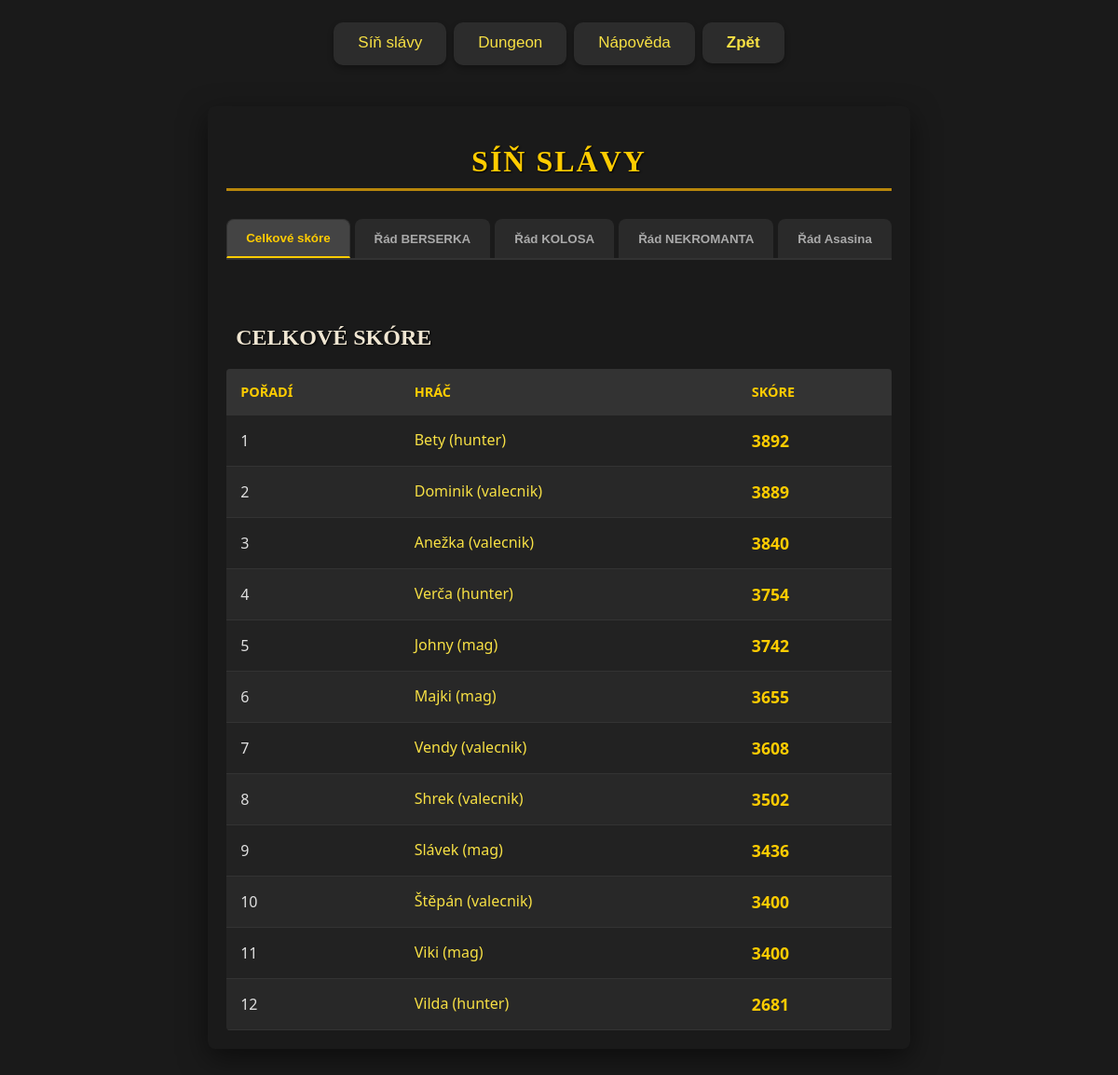
/leaderboard, run on an earlier commit of the app's database.
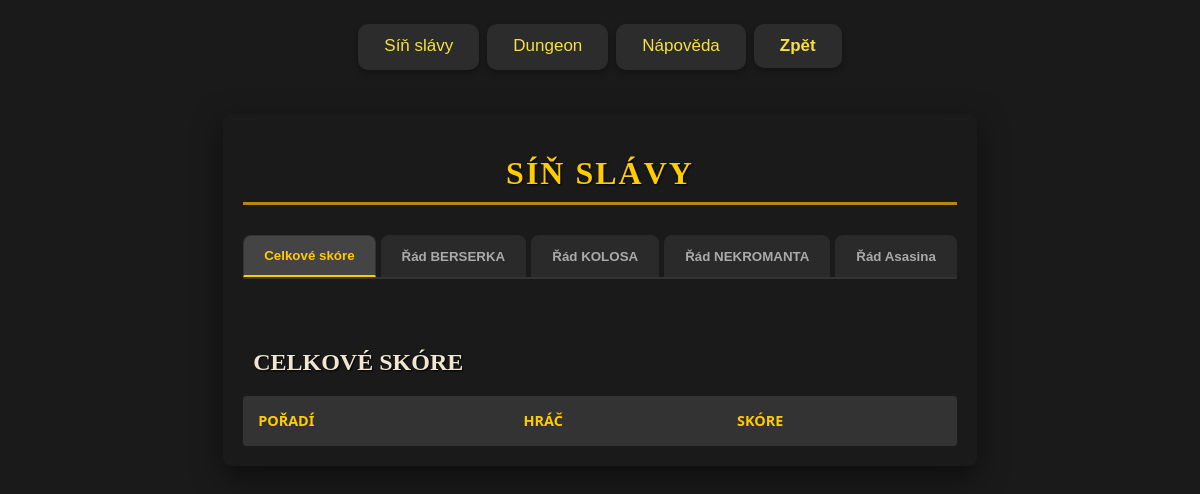
And on a later commit of the database.
### game/models.py (models this page shows, shortened)
class player(models.Model):
    profile_img = models.ImageField(upload_to='profile_images/', blank=True, null=True)
    role_img_id = models.IntegerField(blank=True, null=True) # 1 = mág, 2 = hunter, 3 = warrior
    gender = models.CharField(max_length=10, blank=True, null=True)
    active = models.BooleanField(default=False)
    name = models.CharField(max_length=100, blank=True)
    lvl = models.IntegerField(default=1, blank=True)
    xp = models.IntegerField(default=0, blank=True)
    xp_need = models.IntegerField(default=50, blank=True)
    score_dmg_delt = models.IntegerField(default=0, blank=True)
    score_dmg_taken = models.IntegerField(default=0, blank=True)
    score_death_counter = models.IntegerField(default=0, blank=True)
    score_best_dmg = models.IntegerField(default=0, blank=True)
    score = models.IntegerField(default=0, blank=True)
    quest_refresh = models.IntegerField(default=1)
    energie = models.IntegerField(default=200, blank=True, validators=[MinValueValidator(0), MaxValueValidator(200)])
    last_energy_update = models.DateTimeField(default=timezone.now)
    skill_points = models.IntegerField(default=0, blank=True)
    panak = models.IntegerField(default=0, blank=True)
    maly_kelimek = models.IntegerField(default=0, blank=True)
    velky_kelimek = models.IntegerField(default=0, blank=True)
    povolani = models.CharField(max_length=50, blank=True, default='nic')
    dmg = models.IntegerField(blank=True, default= 1)
    dmg_koef = models.FloatField(blank=True, default= 1)
    dmg_now = models.FloatField(blank=True, default= 1)
    armor = models.IntegerField(blank=True, default= 1)
    armor_koef = models.FloatField(blank=True, default= 1)
    armor_now = models.FloatField(blank=True, default= 1)
    hp = models.IntegerField(blank=True, default=1)
    hp_koef = models.FloatField(blank=True, default=1)
    hp_now = models.FloatField(blank=True, default=1)
    hp_actual_fight = models.IntegerField(blank=True, default=1)
    critic_chance = models.FloatField(default=1, blank=True, null=True, validators=[MinValueValidator(0), MaxValueValidator(50)])  # šance na kritický zásah
    dodge_chance = models.FloatField(default=1, blank=True, null=True, validators=[MinValueValidator(0), MaxValueValidator(50)])

### game/views.py (the view)
# urls.py: path('leaderboard', views.leaderboard, name='leaderboard'),
def leaderboard(request):
    all_players = player.objects.all().filter(active=True)
    all_achivements = achievements.objects.all().filter(player__active=True)
    total_dmg_delt = all_achivements.order_by('total_dmg_delt').reverse()
    total_dmg_taken = all_achivements.order_by('total_dmg_taken').reverse()
    death_counter = all_achivements.order_by('death_counter')
    best_dmg = all_achivements.order_by('best_dmg_delt').reverse()
    total_score = all_players.order_by('score').reverse()
    score_dmg_delt = all_players.order_by('score_dmg_delt').reverse()
    score_dmg_taken = all_players.order_by('score_dmg_taken').reverse()
    score_death_counter = all_players.order_by('score_death_counter').reverse()
    score_best_dmg = all_players.order_by('score_best_dmg').reverse()
    return render(request, 'game/leaderboard.html', {
        'all_players': all_players,
        'total_score': total_score,
        'score_dmg_delt': score_dmg_delt,
        'score_dmg_taken': score_dmg_taken,
        'score_death_counter': score_death_counter,
        'score_best_dmg': score_best_dmg,
        'total_dmg_delt': total_dmg_delt,
        'total_dmg_taken': total_dmg_taken,
        'death_counter': death_counter,
        'best_dmg': best_dmg,
        })

### game/templates/game/leaderboard.html (shortened to what this page needs)
{% extends "base.html" %}
{% load static %}
{% block styly %}
    <link rel="stylesheet" href="{% static 'game/leaderboard.css' %}">
{% endblock styly %}
{% block content %}
<div class="leaderboard-wrapper">
    <h1 class="leaderboard-title">Síň slávy</h1>
    <div class="leaderboard-tabs" style="margin-bottom: 20px;">
        <button class="tab-btn active" onclick="showLeaderboard('total_score')">Celkové skóre</button>
        <button class="tab-btn" onclick="showLeaderboard('dmg_delt')">Řád BERSERKA</button>
        <button class="tab-btn" onclick="showLeaderboard('dmg_taken')">Řád KOLOSA</button>
        <button class="tab-btn" onclick="showLeaderboard('death_counter')">Řád NEKROMANTA</button>
        <button class="tab-btn" onclick="showLeaderboard('best_dmg')">Řád Asasina</button>
    </div>
    <div class="leaderboard-content">
        <div id="total_score" class="leaderboard-pane active">
            <h2>Celkové skóre</h2>
            <table class="pnp-table">
                <thead>
                    <tr><th>Pořadí</th><th>Hráč</th><th>Skóre</th></tr>
                </thead>
                <tbody>
                    {% for p in total_score %}
                    <tr>
                        <td>{{ forloop.counter }}</td>
                        <td class="player-name"> <a href="{% url 'player_info' p.id %}">{{ p.name }} ({{ p.povolani }})</a></td>
                        <td class="value-highlight">{{ p.score }}</td>
                    </tr>
                    {% endfor %}
                </tbody>
            </table>
        </div>
    </div>
</div>
{% endblock content %}

### templates/base.html (shortened to what this page needs)
<!DOCTYPE html>
{% load static %}
<html lang="en">
<head>
    <link rel="stylesheet" href="{% static "app.css" %}">
    {% block styly %}
    {% endblock styly %}
</head>
<body>
    <header>
        <button class="header-link"><a href="{% url 'leaderboard' %}">Síň slávy</a></button>
        <button class="header-link"><a href="{% url 'dungeon' %}">Dungeon</a></button>
        <button class="header-link"><a href="{% url "napoveda" %}">Nápověda</a></button>
        <button onclick="window.history.back()" class="header-link">Zpět</button>
    </header>
    {% block content %}
    {% endblock content %}
</body>
</html>

### static/app.css (style rules this page uses)
body { background-color: #1a1a1a; color: #f0e6d2; font-family: 'Georgia', serif; margin: 0; padding: 20px; display: flex; flex-direction: column; align-items: center; position: relative; z-index: 1; }
body::before { content: ""; position: fixed; top: 0; left: 0; width: 100%; height: 100%; background-image: url('/media/pnp_logo.png'); background-repeat: no-repeat; background-size: cover; background-position: center; opacity: 0.05; z-index: -1; }
h1, h2, h3, h4 { color: #ffd700; text-shadow: 1px 1px 2px #000000; font-family: 'Trajan Pro', serif; text-transform: uppercase; }
h1 { border-bottom: 3px solid #b8860b; padding-bottom: 10px; margin-bottom: 25px; text-align: center; }
h2 { margin-top: 30px; color: #f0e6d2; font-size: 1.5rem; padding-left: 10px; }
.header-link { background-color: #2c2c2c; color: #f7e044; border: 2px solid #2c2c2c; padding: 10px 24px; font-size: 17px; font-weight: bold; text-align: center; text-decoration: none; display: inline-block; margin: 4px 2px; cursor: pointer; border-radius: 10px; transition: all 0.3s ease; box-shadow: 0 3px 6px 0 rgba(0, 0, 0, 0.3); }
a { color: #f7e044; text-decoration: none; font-weight: 500; position: relative; display: inline-block; padding-bottom: 2px; transition: color 0.3s ease; }
a::after { content: ''; position: absolute; width: 100%; height: 2px; bottom: 0; left: 0; background-color: #f7e044; transform: scaleX(0); transform-origin: bottom right; transition: transform 0.3s ease-out; }

### game/static/game/leaderboard.css (style rules this page uses)
.leaderboard-wrapper { max-width: 1000px; margin: 40px auto; background-color: #1a1a1a; color: #e0e0e0; padding: 20px; border-radius: 8px; box-shadow: 0 10px 30px rgba(0,0,0,0.5); font-family: 'Segoe UI', Tahoma, Geneva, Verdana, sans-serif; }
.leaderboard-title { text-align: center; color: #ffcc00; text-transform: uppercase; letter-spacing: 2px; margin-bottom: 30px; }
.leaderboard-tabs { display: flex; justify-content: center; gap: 5px; margin-bottom: 0; border-bottom: 2px solid #333; }
.tab-btn { padding: 12px 20px; background: #2a2a2a; border: none; color: #aaa; cursor: pointer; font-weight: bold; border-radius: 8px 8px 0 0; transition: all 0.3s ease; border: 1px solid transparent; }
.tab-btn.active { background: #444; color: #ffcc00; border: 1px solid #333; border-bottom: 2px solid #ffcc00; }
.leaderboard-pane { display: none; padding-top: 20px; }
.leaderboard-pane.active { display: block; animation: fadeIn 0.4s ease; }
.pnp-table { width: 100%; border-collapse: collapse; background-color: #222; overflow: hidden; border-radius: 4px; }
.pnp-table thead { background-color: #333; color: #ffcc00; }
.pnp-table th, .pnp-table td { padding: 15px; text-align: left; border-bottom: 1px solid #333; }
.pnp-table th { text-transform: uppercase; font-size: 0.9rem; }

What changed in the data, as far as the page shows it:
removed player: name "Bety", povolani "hunter", score "3892"
removed player: name "Dominik", povolani "valecnik", score "3889"
removed player: name "Anežka", povolani "valecnik", score "3840"
removed player: name "Verča", povolani "hunter", score "3754"
removed player: name "Johny", povolani "mag", score "3742"
removed player: name "Majki", povolani "mag", score "3655"
removed player: name "Vendy", povolani "valecnik", score "3608"
removed player: name "Shrek", povolani "valecnik", score "3502"
removed player: name "Slávek", povolani "mag", score "3436"
removed player: name "Štěpán", povolani "valecnik", score "3400"
removed player: name "Viki", povolani "mag", score "3400"
removed player: name "Vilda", povolani "hunter", score "2681"
